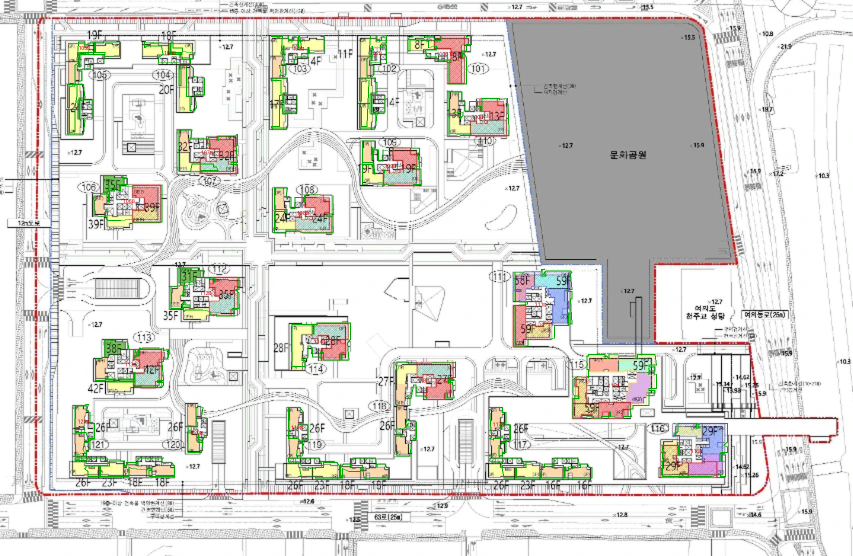
#> input picture outputs/sibeom/모델링배치도_검수도.png, 1706 x 1112 px (shown at 1/2 size)
$ python -i sibeom_model_plan.py   (imports and definitions only)
#> lines starting #> are read from the running program, lines starting #| are printed output that depends on the picture; after the words box and inside, x2 and y2 are one past the last pixel; in counts of white or black regions, pixels touching at a corner belong together
#!/usr/bin/env python3
"""여의도 시범아파트 일조평가 모델링 배치도 → 동별 매스 외곽선(EPSG:5186).

모델링 배치도(13.png)는 단지를 주황 한 덩어리로 칠하고 건물만 흰색·빨강으로
남겨 둔 깨끗한 판이다. 그래서 '구역 안인데 주황이 아닌 화소'가 곧 건물이다.
이 스크립트는 그 마스크를 뽑아 실좌표로 옮기고, 동번호·층수 판독표
(`data/sibeom_model_dongs.json`)를 붙여 `data/sibeom_site_plan.json` 의
`buildings` 를 채운다.

좌표등록은 도면 세 장을 사슬로 엮었다. 모델링 배치도에는 치수선이 없어서
자기 힘으로는 축척을 못 잡기 때문이다.

    13.png  →  15.webp  →  7.png  →  EPSG:5186
    (모델링)    (배치도)    (배치도 page scan)

  13→15  건물 외곽선을 15.webp 선화에 맞춘다(등방 닮음, 일치도 0.699).
  15→7   같은 도면이라 짙은 선화끼리 맞춘다(90° 회전 + 축척, 일치도 0.632).
  7→실좌표  `data/sibeom_site_plan.json` 의 georeference (기존 확정분).

등방 닮음으로 0.699 가 나온다는 것 자체가 검증이다. 모델링 배치도가 늘어나
있었다면 이 점수가 안 나온다. 결과 축척 0.9049 m/화소로 주황 영역을 재면
107,370㎡ 로 인가 정비구역면적 109,307.80㎡ 와 1.2% 차이다.

    python3 sibeom_model_plan.py --model 13.png --plan15 15.webp --plan7 7.png
    python3 sibeom_model_plan.py --model 13.png --write   # site_plan.json 갱신
"""

from __future__ import annotations

import argparse
import json
import math
from collections import deque
from pathlib import Path
from typing import Any, Sequence

import numpy as np
from PIL import Image

DEFAULT_PLAN = Path(__file__).with_name("data") / "sibeom_site_plan.json"
DEFAULT_DONGS = Path(__file__).with_name("data") / "sibeom_model_dongs.json"
DEFAULT_OUTDIR = Path(__file__).with_name("outputs") / "sibeom"

# 모델링 배치도 대표색. 주황이 단지, tan 은 주황과 검은 선 사이의 경계 화소다.
PALETTE: dict[str, tuple[int, int, int]] = {
    "orange": (255, 204, 156),   # 단지(정비구역) 바탕
    "white": (255, 255, 255),
    "blue": (105, 105, 255),
    "grey": (237, 237, 237),
    "black": (0, 0, 0),
    "red": (253, 1, 2),
    "pink": (252, 211, 207),
    "yellow": (255, 242, 0),      # 여의도유치원(존치)
    "darkred": (160, 0, 0),
    "tan": (200, 170, 140),       # 외곽선 번짐
}
SITE_FILL = ("orange", "tan")
MIN_BLOCK_PX = 25       # 이보다 작은 성분은 주기 글자 번짐으로 본다
SNAP_PX = 2.0           # 판독표 at_px 와 성분 중심의 허용 거리. at_px 는 중심을
                        # 반올림한 값이라 0.71화소 안에 들어온다. 가장 가까운
                        # 두 성분이 6화소 떨어져 있어 2.0 이면 섞이지 않는다.

# 사슬 정합 계수. 짙은 선화를 서로 맞춰 얻은 값이다.
FIT_13_TO_15 = (1.5700, -58.00, -29.00)     # 축척, 평행이동 x, y
FIT_15_TO_7 = (0.7200, 123.45, 15.25)       # 15.webp 를 90° 회전한 뒤
FIT_14_TO_13 = (0.9375, -6.38, 6.00)        # 주기 판 → 주기 없는 판 (일치도 0.587)
PLAN15_WIDTH = 853

# 감층 지시 타원. 주기 판(14.png)에서 빨간 점선 타원은 반투명 분홍으로 안을
# 칠하므로 밑에 깔린 색이 물든다. 그 색조를 잡으면 타원 안팎이 정확히 갈린다.
TINT = ((255, 166, 124), (252, 211, 207))   # 물든 주황, 물든 흰색
TINT_TOL = 16
MIN_ELLIPSE_PX = 400
IN_ELLIPSE_FRAC = 0.5       # 매스의 이만큼이 타원 안이면 '안'으로 본다


# ── 화소 연산 (scipy 없이) ────────────────────────────────────────────────
def dilate(m: np.ndarray, k: int = 1) -> np.ndarray:
    out = m.copy()
    for dy in range(-k, k + 1):
        for dx in range(-k, k + 1):
            out |= np.roll(np.roll(m, dy, 0), dx, 1)
    return out


def erode(m: np.ndarray, k: int = 1) -> np.ndarray:
    out = m.copy()
    for dy in range(-k, k + 1):
        for dx in range(-k, k + 1):
            out &= np.roll(np.roll(m, dy, 0), dx, 1)
    return out


def fill_holes(m: np.ndarray) -> np.ndarray:
    """테두리에서 못 닿는 빈 화소를 메운다."""
    h, w = m.shape
    outside = np.zeros_like(m)
    q: deque[tuple[int, int]] = deque()
    for x in range(w):
        for y in (0, h - 1):
            if not m[y, x] and not outside[y, x]:
                outside[y, x] = True
                q.append((y, x))
    for y in range(h):
        for x in (0, w - 1):
            if not m[y, x] and not outside[y, x]:
                outside[y, x] = True
                q.append((y, x))
    while q:
        cy, cx = q.popleft()
        for dy, dx in ((1, 0), (-1, 0), (0, 1), (0, -1)):
            ny, nx = cy + dy, cx + dx
            if 0 <= ny < h and 0 <= nx < w and not m[ny, nx] and not outside[ny, nx]:
                outside[ny, nx] = True
                q.append((ny, nx))
    return ~outside


def components(m: np.ndarray) -> list[np.ndarray]:
    h, w = m.shape
    seen = np.zeros_like(m)
    out: list[np.ndarray] = []
    for y0, x0 in zip(*np.nonzero(m)):
        if seen[y0, x0]:
            continue
        q = deque([(y0, x0)])
        seen[y0, x0] = True
        pix = []
        while q:
            cy, cx = q.popleft()
            pix.append((cy, cx))
            for dy in (-1, 0, 1):
                for dx in (-1, 0, 1):
                    ny, nx = cy + dy, cx + dx
                    if (0 <= ny < h and 0 <= nx < w and m[ny, nx]
                            and not seen[ny, nx]):
                        seen[ny, nx] = True
                        q.append((ny, nx))
        out.append(np.array(pix))
    out.sort(key=len, reverse=True)
    return out


# [56 lines left out: functions outline, simplify, not called in this run]


# ── 좌표등록 사슬 ─────────────────────────────────────────────────────────
class ModelTransform:
    """모델링 배치도 화소 → EPSG:5186."""

    # [15 lines left out: functions __init__, __call__, not called in this run]

    def ring(self, pts) -> list[tuple[float, float]]:
        return [self(x, y) for x, y in pts]

    # [9 lines left out: functions scale_m_per_px, up_azimuth_deg, not called in this run]


def classify(im: Image.Image) -> tuple[np.ndarray, list[str]]:
    a = np.array(im.convert("RGB")).astype(int)
    names = list(PALETTE)
    ref = np.array([PALETTE[k] for k in names])
    d = ((a[:, :, None, :] - ref[None, None, :, :]) ** 2).sum(3)
    return d.argmin(2), names


def extract(im: Image.Image) -> tuple[np.ndarray, np.ndarray]:
    """(정비구역 마스크, 건물 마스크)."""
    idx, names = classify(im)
    orange = idx == names.index("orange")
    district = fill_holes(erode(dilate(orange, 2), 2))
    big = max(components(district), key=len)
    m = np.zeros_like(district)
    m[big[:, 0], big[:, 1]] = True
    district = fill_holes(m)

    fill = np.isin(idx, [names.index(n) for n in SITE_FILL])
    raw = erode(district, 2) & ~fill
    keep = np.zeros_like(raw)
    for c in components(raw):
        if len(c) >= MIN_BLOCK_PX:
            keep[c[:, 0], c[:, 1]] = True
    return district, fill_holes(keep)


# [211 lines left out: functions ellipses, mark_ellipse, apply_adjust, snap, parse_args, check_image and 1 more, not called in this run]


# [2 lines not run here, left out]

>>> from PIL import Image
>>> picture = Image.open('outputs/sibeom/모델링배치도_검수도.png')
#> picture is the input picture: PIL image 1706x1112 RGB; mean R, G, B 218.1, 217.7, 213.4
>>> result = extract(picture)
#> in extract, `idx, names = classify(im)`:
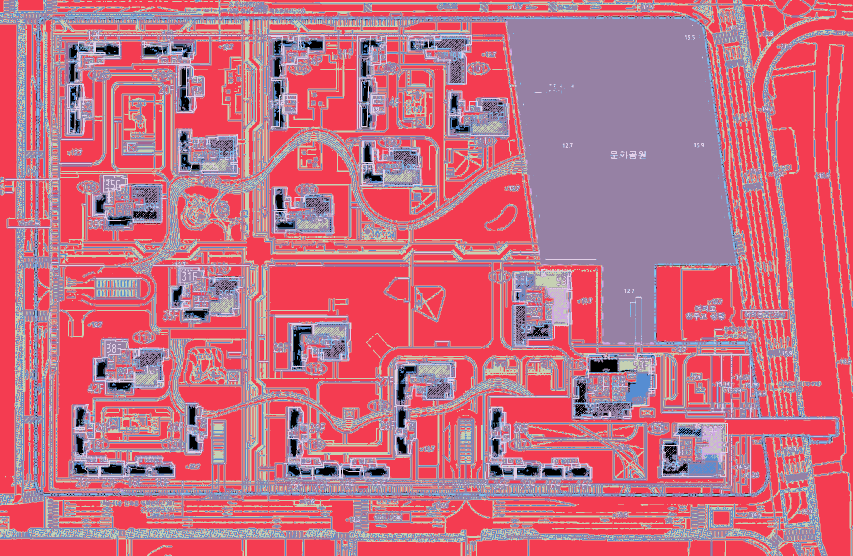
#> idx: shape (1112, 1706) int64 (shown at 1/2 size); 9 distinct labels, from 0 to 9; one colour per label, 0 black
#> in extract, `idx, names = classify(im)`: names = ['orange', 'white', 'blue', 'grey', 'black', 'red', 'pink', 'yellow', 'darkred', 'tan']
#> in extract, `orange = idx == names.index("orange")`:
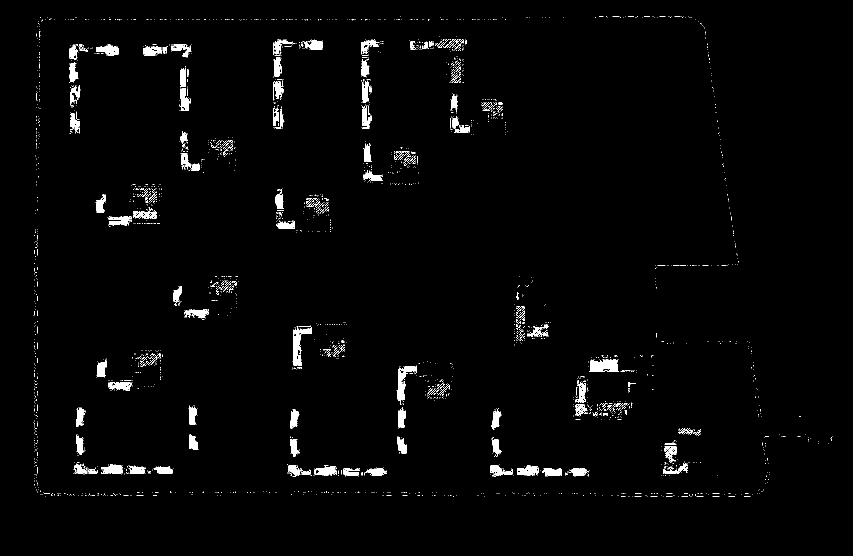
#> orange: shape (1112, 1706) bool (shown at 1/2 size); 1.9% white; 2561 white regions (2405 under 20 px), largest, box (x1, y1, x2, y2) and area: (1178, 718, 1238, 744) 1187, (585, 651, 623, 732) 1110, (794, 732, 830, 810) 915
#> after the loop in dilate, `for dy in range(-k, k + 1):`: out: shape (1112, 1706) bool; 6% white; 400 white regions, largest, box (x1, y1, x2, y2) and area: (544, 76, 648, 260) 5284, (1144, 750, 1267, 841) 4570, (213, 366, 325, 455) 4306
#> after the loop in erode, `for dy in range(-k, k + 1):`:
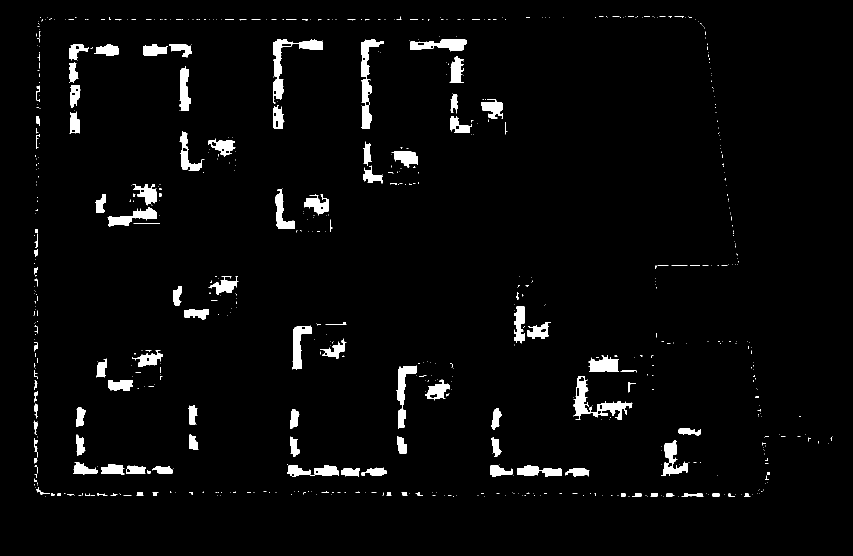
#> out: shape (1112, 1706) bool (shown at 1/2 size); 3.1% white; 697 white regions (581 under 20 px), largest, box (x1, y1, x2, y2) and area: (546, 78, 645, 207) 2695, (722, 78, 767, 258) 2657, (1147, 752, 1265, 839) 2619
#> in fill_holes, `h, w = m.shape`: h = 1112; w = 1706
#> after the loop in fill_holes, `for x in range(w):`: outside: shape (1112, 1706) bool; 0.18% white in thin lines or dots
#> after the loop in fill_holes, `for y in range(h):`:
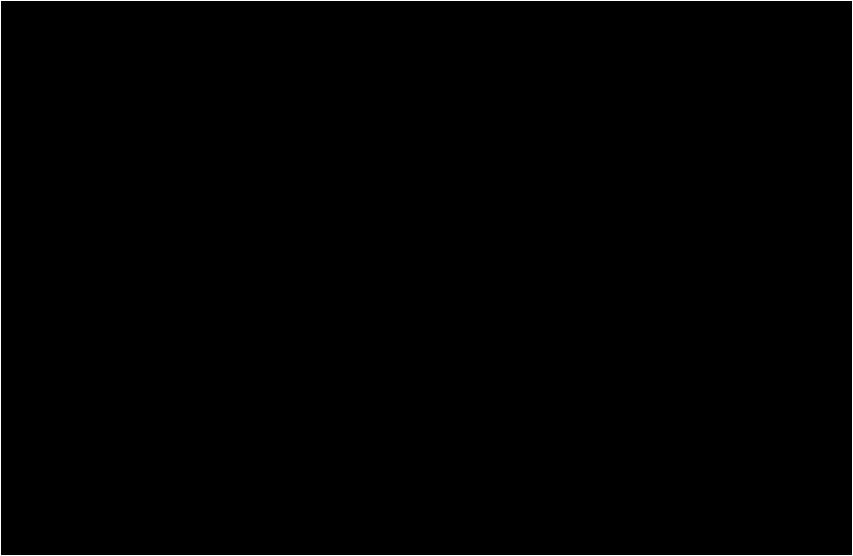
#> outside: shape (1112, 1706) bool (shown at 1/2 size); 0.3% white in thin lines or dots
#> after the loop in fill_holes, `while q:`:
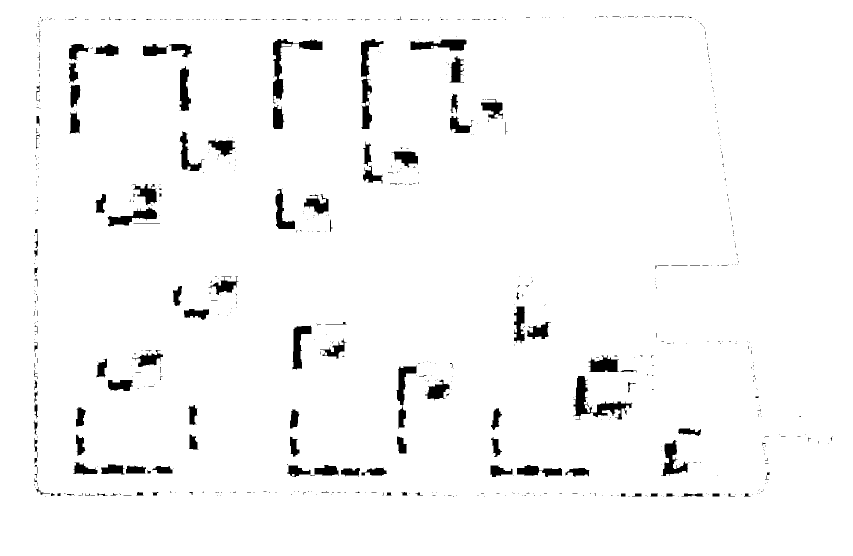
#> outside: shape (1112, 1706) bool (shown at 1/2 size); 96.8% white; 697 black regions (581 under 20 px), largest, box (x1, y1, x2, y2) and area: (1147, 752, 1265, 839) 2893, (546, 78, 645, 207) 2730, (722, 78, 767, 258) 2682
#> the loop in components, `for y0, x0 in zip(*np.nonzero(m)):` made 60817 passes
#> x0 on passes 1 to 3: 801, 1198, 1199
#> after the loop in components, `for y0, x0 in zip(*np.nonzero(m)):`: out = 697 items
#> in extract, `big = max(components(district), key=len)`: big = 2893 pairs, first value 752 to 838, second value 1147 to 1264
#> in extract, `m = np.zeros_like(district)`: m: shape (1112, 1706) bool; every value is 0
#> in extract, `m[big[:, 0], big[:, 1]] = True`: m: shape (1112, 1706) bool; 0.15% white; 1 white region, box (x1, y1, x2, y2) and area: (1147, 752, 1265, 839) 2893
#> in extract, `fill = np.isin(idx, [names.index(n) for n in SITE_FILL])`:
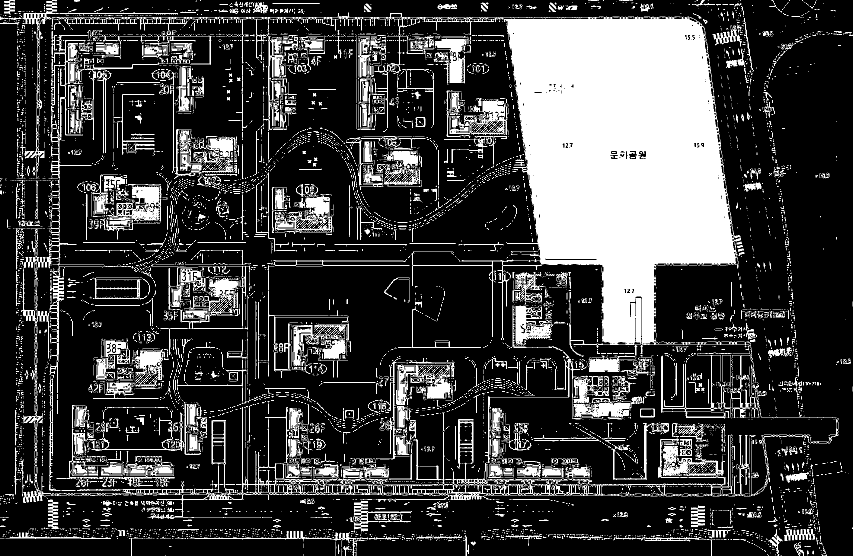
#> fill: shape (1112, 1706) bool (shown at 1/2 size); 24.9% white; 6377 white regions (5234 under 20 px), largest, box (x1, y1, x2, y2) and area: (103, 25, 1508, 838) 222155, (110, 703, 1677, 1038) 27255, (38, 62, 208, 1006) 11226
#> call 2 of erode, with k = 2
#> after the loop in erode (call 2), `for dy in range(-k, k + 1):`:
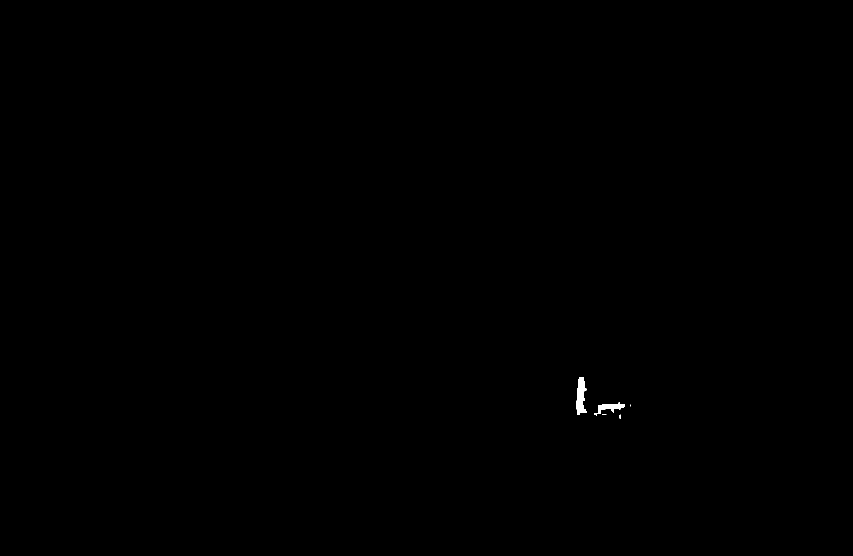
#> out: shape (1112, 1706) bool (shown at 1/2 size); 0.09% white; 5 white regions (3 under 20 px), largest, box (x1, y1, x2, y2) and area: (1153, 754, 1173, 830) 1051, (1188, 805, 1250, 832) 566
#> in extract, `raw = erode(district, 2) & ~fill`: raw: shape (1112, 1706) bool; 0.01% white in thin lines or dots, all inside (x1, y1, x2, y2) = (1153, 754, 1261, 836)
#> the loop in extract, `for c in components(raw):` made 24 passes
#> c on passes 8 to 19: [[809, 1260], [810, 1260], [811, 1260], [812, 1260]], [[834, 1239], [834, 1240], [835, 1239], [835, 1240]], [[762, 1165], [763, 1164], [763, 1165]], [[766, 1164], [767, 1163], [768, 1162]], [[805, 1237], [805, 1238], [805, 1239]], [[761, 1156], [762, 1156]], [[804, 1158], [804, 1159]], [[758, 1156]], [[762, 1168]], [[764, 1156]], [[778, 1170]], [[791, 1167]]
#> after the loop in extract, `for c in components(raw):`: keep: shape (1112, 1706) bool; 0% white in thin lines or dots, all inside (x1, y1, x2, y2) = (1154, 772, 1159, 798)

$ run again, on outputs/sibeom/좌표등록_검수도.png
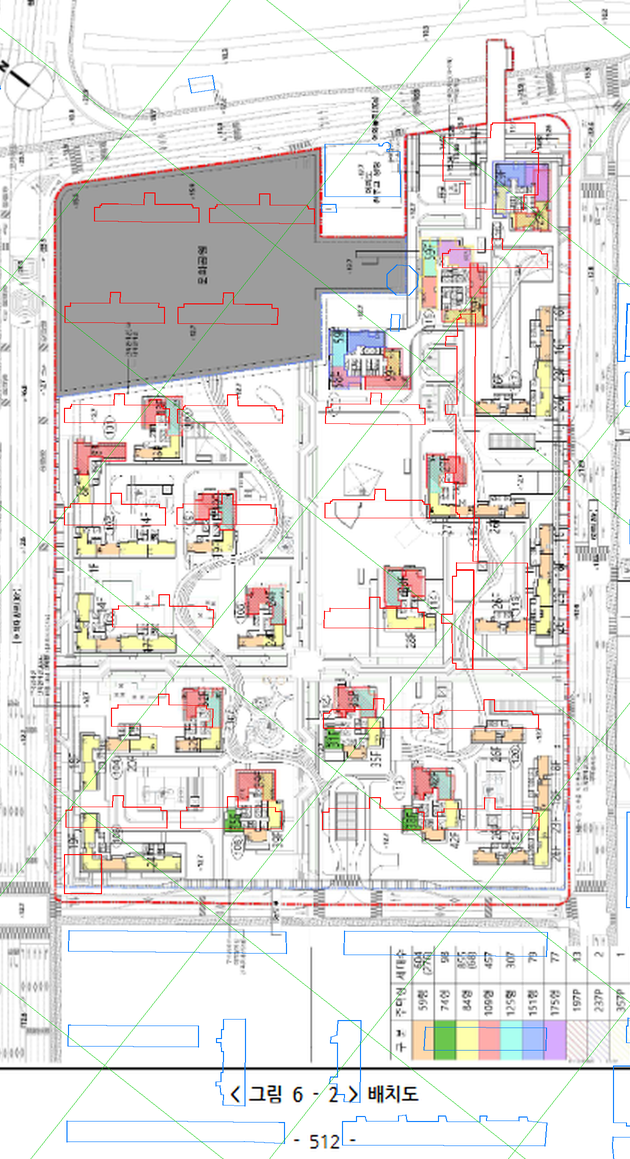
#> input picture outputs/sibeom/좌표등록_검수도.png, 630 x 1159 px
#> picture is the input picture: PIL image 630x1159 RGB; mean R, G, B 224.9, 221.8, 220
#> names = ['orange', 'white', 'blue', 'grey', 'black', 'red', 'pink', 'yellow', 'darkred', 'tan']
#> orange: shape (1159, 630) bool; 2.2% white; 1086 white regions (972 under 20 px), largest, box (x1, y1, x2, y2) and area: (413, 1021, 433, 1059) 498, (457, 1028, 477, 1050) 420, (537, 362, 550, 416) 414
#> after the loop in erode, `for dy in range(-k, k + 1):`:
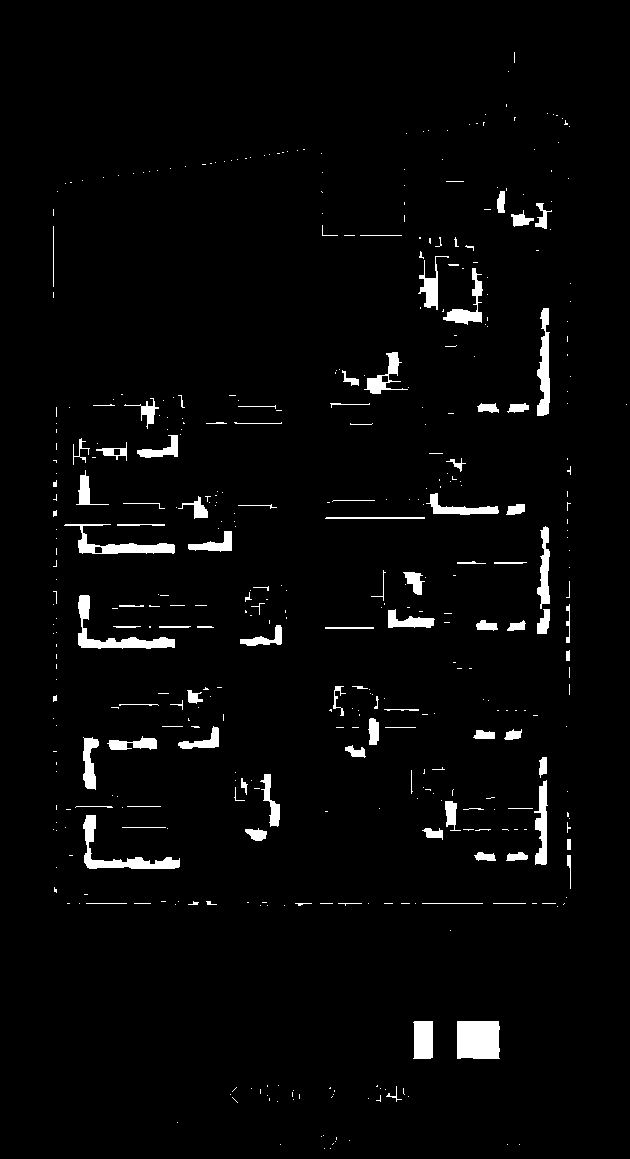
#> out: shape (1159, 630) bool; 3% white; 448 white regions (339 under 20 px), largest, box (x1, y1, x2, y2) and area: (457, 1021, 500, 1059) 1593, (78, 595, 175, 649) 1194, (83, 815, 180, 869) 1173
#> in fill_holes, `h, w = m.shape`: h = 1159; w = 630
#> the loop in components, `for y0, x0 in zip(*np.nonzero(m)):` made 22245 passes
#> (y0, x0) on passes 1 to 3: (52, 514), (53, 514), (54, 514)
#> after the loop in components, `for y0, x0 in zip(*np.nonzero(m)):`: out = 448 items
#> big = 1593 pairs, first value 1021 to 1058, second value 457 to 499
#> in extract, `fill = np.isin(idx, [names.index(n) for n in SITE_FILL])`:
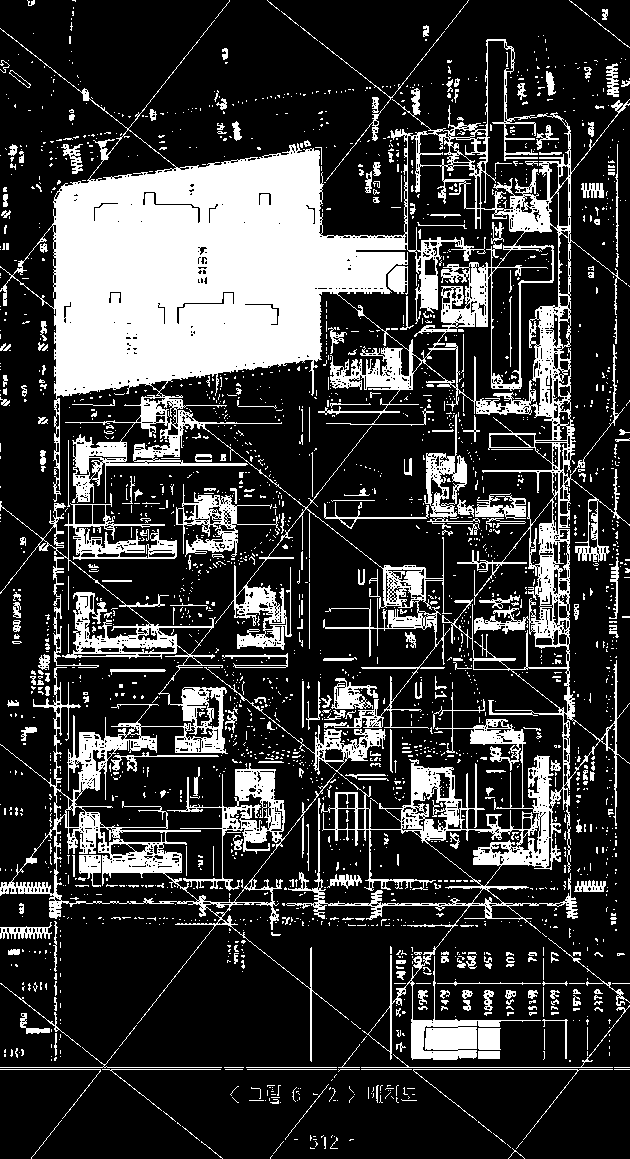
#> fill: shape (1159, 630) bool; 22.9% white; 2366 white regions (2062 under 20 px), largest, box (x1, y1, x2, y2) and area: (0, 28, 630, 1060) 113002, (0, 493, 349, 1062) 20567, (176, 484, 280, 557) 1981
#> raw: shape (1159, 630) bool; 0.02% white in thin lines or dots, all inside (x1, y1, x2, y2) = (459, 1023, 497, 1057)
#> the loop in extract, `for c in components(raw):` made 1 pass
